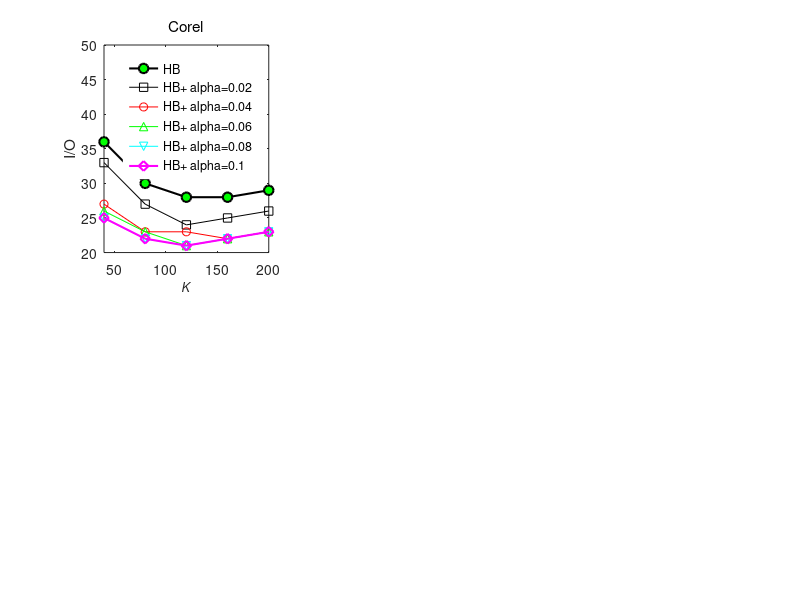

The MATLAB source for this figure: (Note: this script raises an error after producing the figure.)
%% compare with I/O response time between HB and HB+
% some common config
linesolid = ['-ks'; '-ro'; '-g^'; '-cv'; '-md'; '-ko';'-rv'];
linedashed = [':ks'; ':ro'; ':g^'; ':cv'; ':md'; ':ko';':rv'];
hold on;
box on;
set(gcf,'Position',[100 100 1400, 720]);

%% I/O cost
% Corel
subplot(2,3,1);
hold on;
box on;
x_nk = [40:40:200];
y_io_hb = [36,30,28,28,29];
y_io = [...
    33,27,24,25,26;...
    27,23,23,22,23;...
    26,23,21,22,23;...
    25,22,21,22,23;...
    25,22,21,22,23];
plot(x_nk, y_io_hb, linesolid(6,:), ...
        'LineWidth',1.5, 'MarkerSize',7, 'MarkerFaceColor', 'g');
plot(...
        x_nk, y_io(1,:), linesolid(1,:), ...
        x_nk, y_io(2,:), linesolid(2,:), ...
        x_nk, y_io(3,:), linesolid(3,:), ...
        x_nk, y_io(4,:), linesolid(4,:), ...
        x_nk, y_io(5,:), linesolid(5,:), ...
        'LineWidth',1.5, 'MarkerSize',7);

title('Corel', 'Fontname', 'Helvetica', 'FontAngle', 'Normal', 'FontWeight', 'Normal');
xlabel('K');
ylabel('I/O');
h=legend('HB', 'HB+ alpha=0.02', 'HB+ alpha=0.04', 'HB+ alpha=0.06', 'HB+ alpha=0.08', 'HB+ alpha=0.1');
set(h, 'EdgeColor', 'White', 'Location', 'NorthEast');
axis([40,200, 20, 50]);
set(get(gca,'XLabel'),'FontSize',9, 'FontAngle', 'Italic', 'FontWeight', 'Normal', 'Vertical','top');
set(get(gca,'YLabel'),'FontSize',10, 'FontAngle', 'Italic', 'FontWeight', 'Normal', 'Vertical','bottom');
set(gca, 'Fontname', 'Helvetica',  'FontSize',10);
set(gca, 'XTick', x_nk');
set(gca, 'YTick', [20:6:50]);

% Aerial
subplot(2,3,2);
x_nk = [300:100:700];
y_io_hb = [164,155,152,153,154];
y_io = [...
    141,130,131,131,139;...
    130,126,126,127,130;...
    128,124,126,126,129;...
    128,125,126,126,129;...
    128,125,126,126,129];
hold on;
box on;
plot(x_nk, y_io_hb, linesolid(6,:), ...
        'LineWidth',1.5, 'MarkerSize',7, 'MarkerFaceColor', 'g');
plot(...
        x_nk, y_io(1,:), linesolid(1,:), ...
        x_nk, y_io(2,:), linesolid(2,:), ...
        x_nk, y_io(3,:), linesolid(3,:), ...
        x_nk, y_io(4,:), linesolid(4,:), ...
        x_nk, y_io(5,:), linesolid(5,:), ...
        'LineWidth',1.5, 'MarkerSize',7);
title('Aerial', 'Fontname', 'Helvetica', 'FontAngle', 'Normal', 'FontWeight', 'Normal');
xlabel('K');
ylabel('I/O');
h=legend('HB', 'HB+ alpha=0.02', 'HB+ alpha=0.04', 'HB+ alpha=0.06', 'HB+ alpha=0.08', 'HB+ alpha=0.1');
set(h, 'EdgeColor', 'White', 'Location', 'NorthEast');
axis([300, 700, 120, 220]);
set(get(gca,'XLabel'),'FontSize',9, 'FontAngle', 'Italic', 'FontWeight', 'Normal', 'Vertical','top');
set(get(gca,'YLabel'),'FontSize',10, 'FontAngle', 'Italic', 'FontWeight', 'Normal', 'Vertical','bottom');
set(gca, 'Fontname', 'Helvetica',  'FontSize',10);
set(gca, 'XTick', x_nk');
set(gca, 'YTick', [120:20:220]);

% WT
subplot(2,3,3);
x_nk = [800:200:1600];
y_io_hb = [301,290,287,287,287];
y_io = [...
    238,238,239,237,240;...
    238,235,234,234,237;...
    238,235,234,234,237;...
    234,235,234,234,237;...
    234,235,234,234,237];
hold on;
box on;
plot(x_nk, y_io_hb, linesolid(6,:), ...
        'LineWidth',1.5, 'MarkerSize',7, 'MarkerFaceColor', 'g');
plot(...
        x_nk, y_io(1,:), linesolid(1,:), ...
        x_nk, y_io(2,:), linesolid(2,:), ...
        x_nk, y_io(3,:), linesolid(3,:), ...
        x_nk, y_io(4,:), linesolid(4,:), ...
        x_nk, y_io(5,:), linesolid(5,:), ...
        'LineWidth',1.5, 'MarkerSize',7);

title('WT', 'Fontname', 'Helvetica', 'FontAngle', 'Normal', 'FontWeight', 'Normal');
xlabel('K');
ylabel('I/O');
h=legend('HB', 'HB+ alpha=0.02', 'HB+ alpha=0.04', 'HB+ alpha=0.06', 'HB+ alpha=0.08', 'HB+ alpha=0.1');
set(h, 'EdgeColor', 'White', 'Location', 'NorthEast');
axis([800, 1600, 200, 440]);
set(get(gca,'XLabel'),'FontSize',9, 'FontAngle', 'Italic', 'FontWeight', 'Normal', 'Vertical','top');
set(get(gca,'YLabel'),'FontSize',10, 'FontAngle', 'Italic', 'FontWeight', 'Normal', 'Vertical','bottom');
set(gca, 'Fontname', 'Helvetica',  'FontSize',10);
set(gca, 'XTick', x_nk');
set(gca, 'YTick', [200:40:440]);
